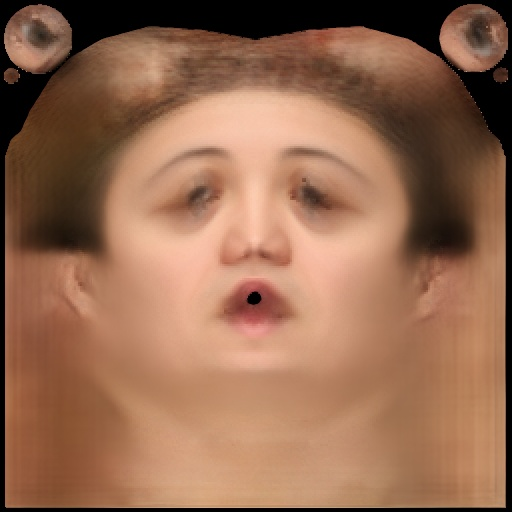
#> input picture ControlNet/utils/DECA/data/mean_texture.jpg, 512 x 512 px
$ python -i data_augment.py   (imports and definitions only)
#> lines starting #> are read from the running program, lines starting #| are printed output that depends on the picture
#> further down, picture is the input picture: shape (512, 512, 3); mean B, G, R 81.3, 106.7, 150.1
import cv2
import numpy as np
import random
from utils.Face_Alignment.retinaface.utils.box_utils import matrix_iof


# [71 lines left out: function _crop, not called in this run]


def _distort(image):

    def _convert(image, alpha=1, beta=0):
#> called with alpha = 1, beta = -29.41
        tmp = image.astype(float) * alpha + beta
        tmp[tmp < 0] = 0
#> tmp: shape (512, 512, 3) float64; mean B, G, R 55.1, 80.2, 123.4
        tmp[tmp > 255] = 255
        image[:] = tmp
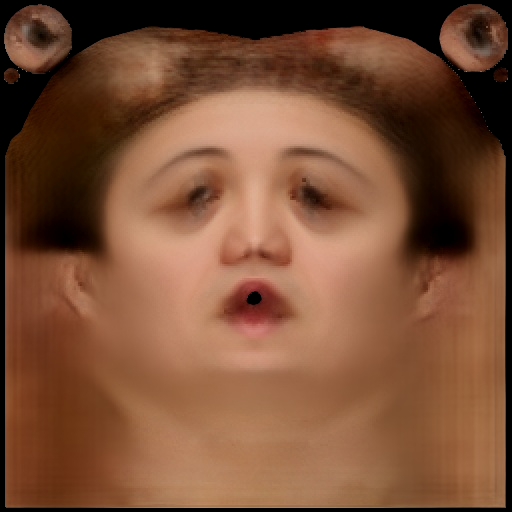
#> image: shape (512, 512, 3); mean B, G, R 54.6, 79.6, 122.9

    image = image.copy()

    if random.randrange(2):

        #brightness distortion
        if random.randrange(2):
            _convert(image, beta=random.uniform(-32, 32))

        #contrast distortion
        if random.randrange(2):
            _convert(image, alpha=random.uniform(0.5, 1.5))
#> call 2 of _convert, with alpha = 0.905, beta = 0
#> in _convert (call 2), `tmp = image.astype(float) * alpha + beta`:
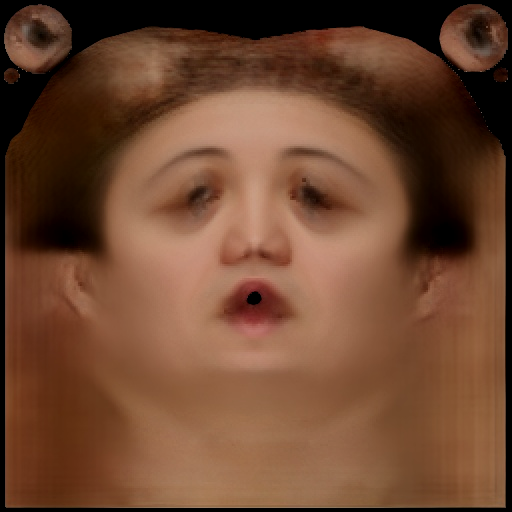
#> tmp: shape (512, 512, 3) float64; mean B, G, R 49.4, 72.1, 111.2

        image = cv2.cvtColor(image, cv2.COLOR_BGR2HSV)
#> image: shape (512, 512, 3); mean H, S, V 9.8, 140.9, 110.8

        #saturation distortion
        if random.randrange(2):
            _convert(image[:, :, 1], alpha=random.uniform(0.5, 1.5))
#> call 3 of _convert, with alpha = 1.47, beta = 0
#> in _convert (call 3), `tmp = image.astype(float) * alpha + beta`:
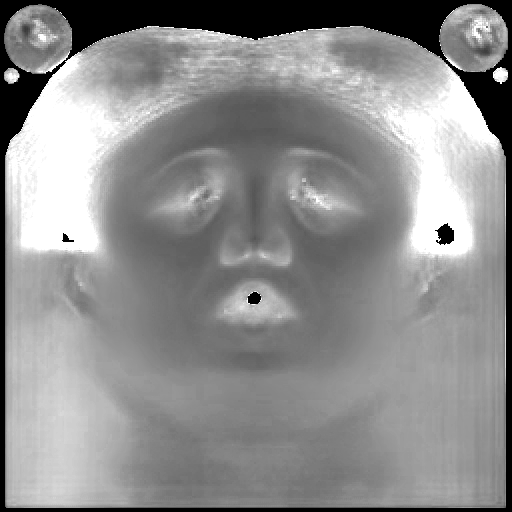
#> tmp: shape (512, 512) float64; min 0, max 374.3, mean 206.7; drawn with min black and max white
#> in _convert (call 3), `tmp[tmp > 255] = 255`:
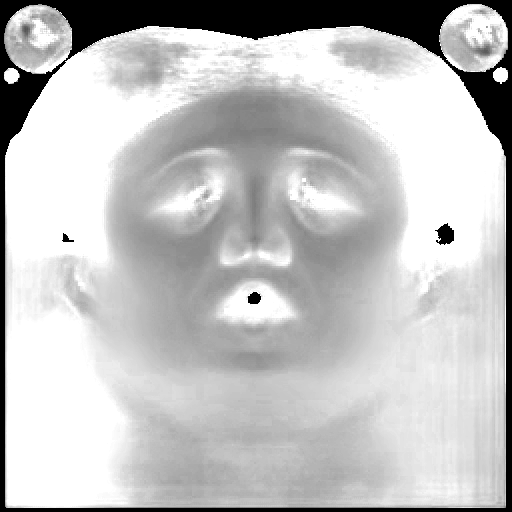
#> tmp: shape (512, 512) float64; min 0, max 255, mean 191.7

        #hue distortion
        if random.randrange(2):
            tmp = image[:, :, 0].astype(int) + random.randint(-18, 18)
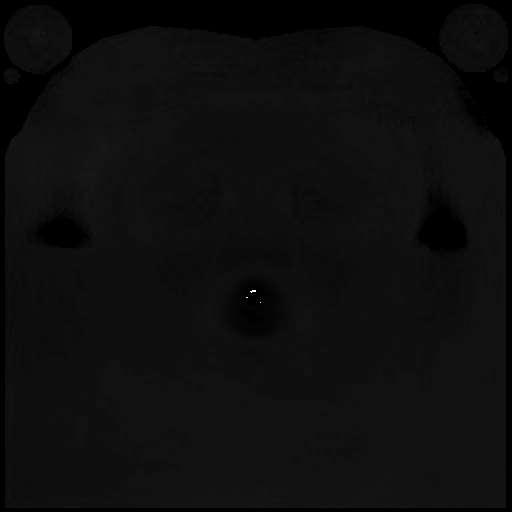
#> tmp: shape (512, 512) int64; min -5, max 174, mean 4.8; drawn with min black and max white
            tmp %= 180
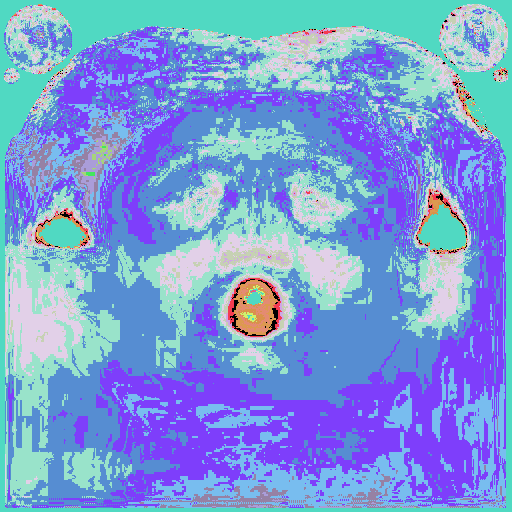
#> tmp: shape (512, 512) int64; 22 distinct labels, from 0 to 179; one colour per label, 0 black
            image[:, :, 0] = tmp
#> image: shape (512, 512, 3); mean H, S, V 26.2, 191.4, 110.8

        image = cv2.cvtColor(image, cv2.COLOR_HSV2BGR)
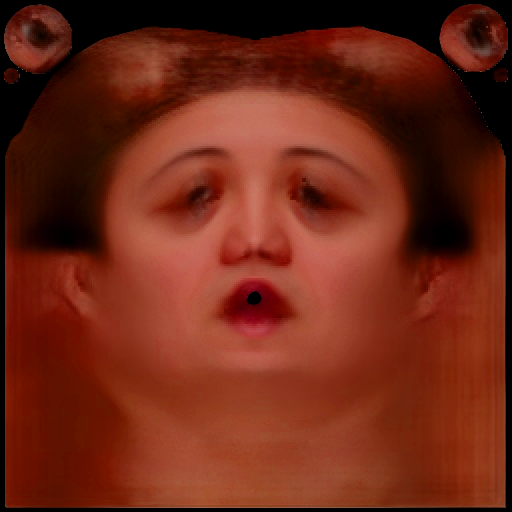
#> image: shape (512, 512, 3); mean B, G, R 22.9, 40.4, 110.8

    else:

        #brightness distortion
        if random.randrange(2):
            _convert(image, beta=random.uniform(-32, 32))

        image = cv2.cvtColor(image, cv2.COLOR_BGR2HSV)

        #saturation distortion
        if random.randrange(2):
            _convert(image[:, :, 1], alpha=random.uniform(0.5, 1.5))

        #hue distortion
        if random.randrange(2):
            tmp = image[:, :, 0].astype(int) + random.randint(-18, 18)
            tmp %= 180
            image[:, :, 0] = tmp

        image = cv2.cvtColor(image, cv2.COLOR_HSV2BGR)

        #contrast distortion
        if random.randrange(2):
            _convert(image, alpha=random.uniform(0.5, 1.5))

    return image


# [66 lines left out: functions _expand, _mirror, _pad_to_square, _resize_subtract_mean, not called in this run]


class preproc(object):

    def __init__(self, img_dim, rgb_means):
        self.img_dim = img_dim
        self.rgb_means = rgb_means

    # [23 lines left out: function __call__, not called in this run]

>>> import cv2
>>> picture = cv2.imread('../../../DECA/data/mean_texture.jpg')
>>> result = _distort(picture)
